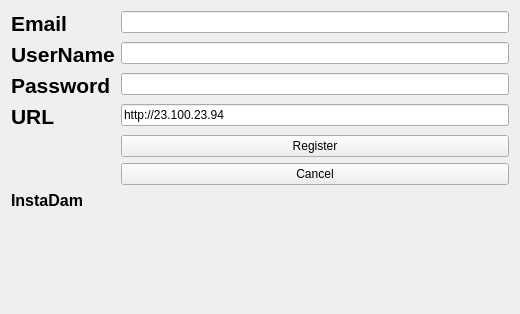
<?xml version="1.0" encoding="UTF-8"?>
<ui version="4.0">
 <class>Register</class>
 <widget class="QWidget" name="Register">
  <property name="geometry">
   <rect>
    <x>0</x>
    <y>0</y>
    <width>520</width>
    <height>314</height>
   </rect>
  </property>
  <property name="windowTitle">
   <string>Form</string>
  </property>
  <layout class="QFormLayout" name="formLayout">
   <item row="0" column="0">
    <widget class="QLabel" name="label_5">
     <property name="font">
      <font>
       <pointsize>16</pointsize>
       <weight>75</weight>
       <bold>true</bold>
      </font>
     </property>
     <property name="text">
      <string>Email</string>
     </property>
    </widget>
   </item>
   <item row="0" column="1">
    <widget class="QLineEdit" name="email"/>
   </item>
   <item row="1" column="0">
    <widget class="QLabel" name="label_2">
     <property name="font">
      <font>
       <pointsize>16</pointsize>
       <weight>75</weight>
       <bold>true</bold>
      </font>
     </property>
     <property name="text">
      <string>UserName</string>
     </property>
    </widget>
   </item>
   <item row="1" column="1">
    <widget class="QLineEdit" name="username"/>
   </item>
   <item row="2" column="0">
    <widget class="QLabel" name="label_3">
     <property name="font">
      <font>
       <pointsize>16</pointsize>
       <weight>75</weight>
       <bold>true</bold>
      </font>
     </property>
     <property name="text">
      <string>Password</string>
     </property>
    </widget>
   </item>
   <item row="2" column="1">
    <widget class="QLineEdit" name="password">
     <property name="echoMode">
      <enum>QLineEdit::Password</enum>
     </property>
    </widget>
   </item>
   <item row="3" column="0">
    <widget class="QLabel" name="label_4">
     <property name="font">
      <font>
       <pointsize>16</pointsize>
       <weight>75</weight>
       <bold>true</bold>
      </font>
     </property>
     <property name="text">
      <string>URL</string>
     </property>
    </widget>
   </item>
   <item row="3" column="1">
    <widget class="QLineEdit" name="url">
     <property name="text">
      <string>http://23.100.23.94</string>
     </property>
    </widget>
   </item>
   <item row="4" column="1">
    <widget class="QPushButton" name="registerButton">
     <property name="text">
      <string>Register</string>
     </property>
    </widget>
   </item>
   <item row="5" column="1">
    <widget class="QPushButton" name="cancelButton">
     <property name="text">
      <string>Cancel</string>
     </property>
    </widget>
   </item>
   <item row="6" column="0">
    <widget class="QLabel" name="label">
     <property name="font">
      <font>
       <pointsize>12</pointsize>
       <weight>75</weight>
       <bold>true</bold>
      </font>
     </property>
     <property name="text">
      <string>InstaDam</string>
     </property>
    </widget>
   </item>
  </layout>
 </widget>
 <resources/>
 <connections/>
</ui>
